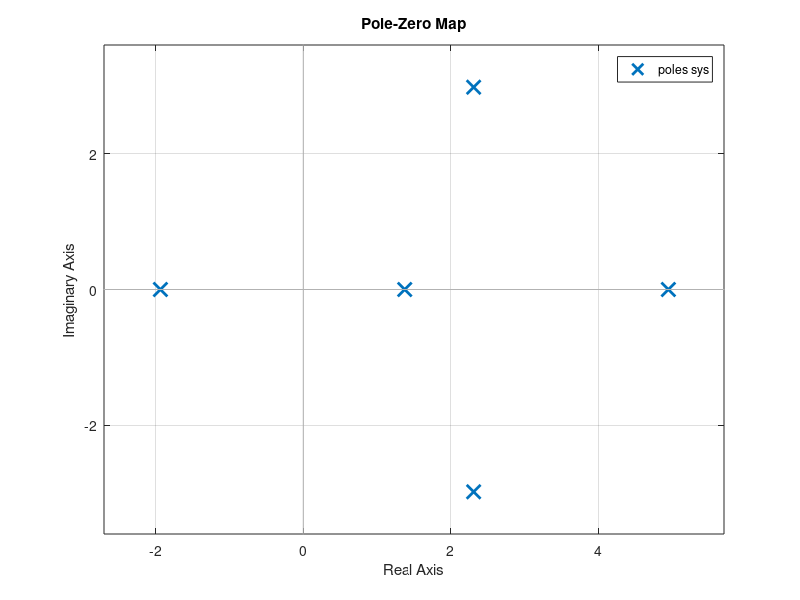

The MATLAB source for this figure: (Note: this script raises an error after producing the figure.)
%% MAE182 Assignment 6 Problem 1
% Eric Foss
% A17068006


A = [ 5  0  3  0  1;
      3  0  0 -2  0;
      0 -2  4  1  0;
      1  3 -4  1  3;
      0  2  2  0 -1];

B = [ 0  1;
      0  2;
      0  0;
      1  3;
      1  1];


C = [ 0  0  1  0  0];

D = 0;

x0 = [1; 2; 3; 4; 5];

sys = ss(A, B, C, D);

pzmap(sys);

syms g a b;

R(a, b) = [ a  0;
            0  b];

Q(g) = [ 0  0  0  0  0;
         0  0  0  0  0;
         0  0  g  0  0;
         0  0  0  0  0;
         0  0  0  0  0];


%Dynamics
time = [0 10];
xdot = @(x, A, B, K) (A - B*K)*x;


%% CASE 1 %%%%%%%%%%%

R1 = R(0.1, 0.1);
Q1 = Q(3);
[K1, S1, eig1] = lqr(sys, Q1, R1);

[t1, x1] = ode45(@(t, x) xdot(x, A, B, K1), time, x0, odeset('RelTol',1e-12,'AbsTol',1e-15));



figure(2); hold on;
plot(t1, x1(:, 1), '-g');
plot(t1, x1(:, 2), '-b');
plot(t1, x1(:, 3), '-k');
plot(t1, x1(:, 4), '-c');
plot(t1, x1(:, 5), '-r');
legend('x1', 'x2', 'x3', 'x4', 'x5');

%% CASE 2 %%%%%%%%%%%%%

R2 = R(0, 0);
Q2 = Q1;
[K2, ~, eig2] = lqr(sys, Q2, R2);

[t2, x2] = ode45(@(t, x) xdot(x, A, B, K2), time, x0, odeset('RelTol',1e-12,'AbsTol',1e-15));

figure(3); hold on;
plot(t2, x2(:, 1), '-g');
plot(t2, x2(:, 2), '-b');
plot(t2, x2(:, 3), '-k');
plot(t2, x2(:, 4), '-c');
plot(t2, x2(:, 5), '-r');
legend('x1', 'x2', 'x3', 'x4', 'x5');



